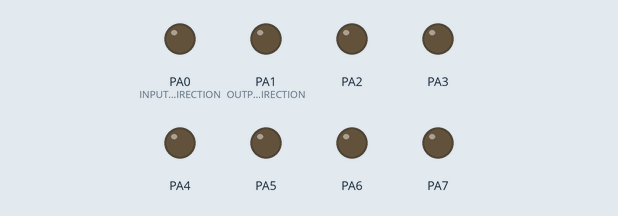
Simulated run of this program. Board: ATmega32, built with avr-gcc and emulated at 8 MHz. Shown: output pins drawn as LEDs (lit = HIGH).

Above: at 0.4 s.
At 1.4 s:
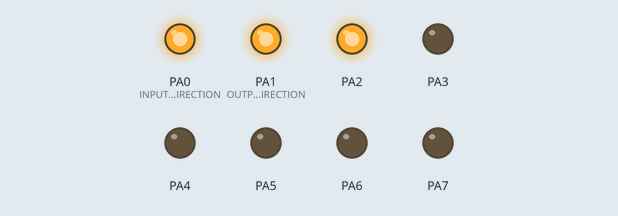
At 2.4 s:
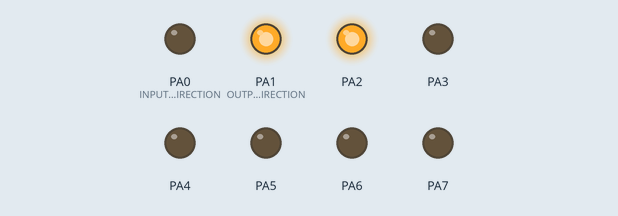
At 3.4 s:
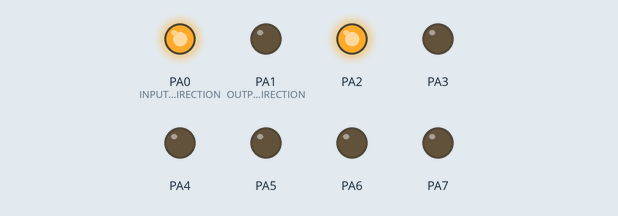
At 5.4 s:
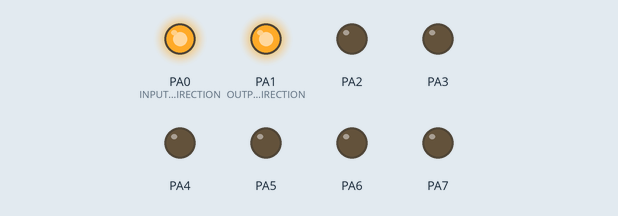
At 6.3 s:
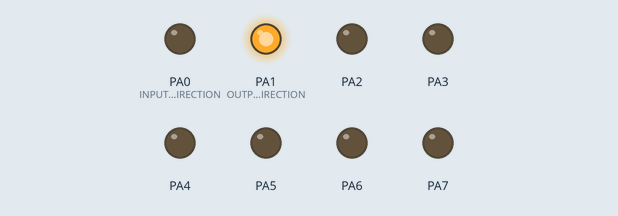
Timing chart, 0 to 7.7 s (numbered marks = the images above):
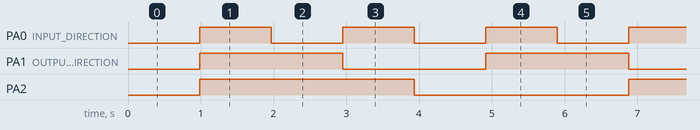

The program:

main.c
```c
//#include "LIB/types.h"
//#include "LIB/bit.h"
#define F_CPU 8000000UL			/* Define frequency here its 8MHz */
#include <avr/io.h>
#include <util/delay.h>
#include <stdlib.h>
#include <stdio.h>
#include "_TYPES_H_.h"
#include <avr/interrupt.h>
#define NO_OF_TASKS 3
volatile u8 x,y,z;

void led1(void)
{
	PORTA ^= 0x01;
}

void led2(void)
{
	PORTA ^= 0x02;
}

void led3(void)
{
	PORTA ^= 0x04;
}

typedef struct
{
	u8 periodicity;
	u8 first_delay;
	void (*ptr) (void);
}task_t;

task_t task1={1,0,led1};
task_t task2={2,0,led2};
task_t task3={3,0,led3};

task_t*arr[NO_OF_TASKS] = {&task1,&task2,&task3};

void scheduler (void)
{
	for(u8 i=0; i<NO_OF_TASKS; i++)
	{
		if(arr[i] -> first_delay == 0)
		{
			arr[i] -> ptr();
			arr[i] -> first_delay = arr[i] -> periodicity-1;
		}
		else
		{
			arr[i] -> first_delay--;
		}
	}
}

void main(void)
{
	DDRA = 0xFF;
	sei(); // Enable global interrupt
	TIMSK = (1 << TOIE0 );
	TCCR0 = (1 << CS00)|(1 << CS02);
	while(1);
}

ISR(TIMER0_OVF_vect)
{

	x++;
	if(x == 30)
	{
		scheduler();
		x=0;
	}


}
```

_TYPES_H_.h
```c
#ifndef _TYPES_H_
#define _TYPES_H_

typedef unsigned char u8;
typedef signed char s8;
typedef unsigned short int u16;
typedef signed short int s16;
typedef unsigned long int u32;
typedef signed long int s32;
typedef float f32;
typedef double f64;


#endif
```

util.h
```c
#ifndef util.h

#define util.h

#define SET_BIT(var,bit_position) var=var|(1<<bit_position)
#define CLEAR_BIT(var,bit_position) var=var& (~(1<<bit_position))
#define TOGGLE_BIT(var,bit_position) var=var^(1<<bit_position)
#define WRITE_BYTE(var,value) var=value
#define READ_BYTE(var) var
#define GET_BIT(var,bit_position) (var>>bit_position)&1

#define TOGGLE_BYTE(var) var=~(var)


#endif
```

DIO.c
```c
/*
 * DIO.c
 *
 *  Created on: ??þ/??þ/????
 *      Author: ENG. Ezzat EL-Shafey
 */
#include "DIO.h"
#include "util.h"
#include "register.h"
#include "_TYPES_H_.h"

void DIO_SET_PIN_DIRECTION(u8 PH_PORT_ID, u8 PH_PIN_ID, u8 DIRECTION)
{
	switch(PH_PORT_ID)
	{
	case PH_PORTA:// physical PORTA
		if(DIRECTION == INPUT_DIRECTION)  // direction is input
		{
			CLEAR_BIT(REG_DDRA,PH_PIN_ID);
		}
		else if(DIRECTION == OUTPUT_DIRECTION)  //direction is output
		{
			SET_BIT(REG_DDRA,PH_PIN_ID);
		}
		break;
	case PH_PORTB:// physical PORTB
		if(DIRECTION == INPUT_DIRECTION)  // direction is input
		{
			CLEAR_BIT(REG_DDRB,PH_PIN_ID);
		}
		else if(DIRECTION == OUTPUT_DIRECTION)  //direction is output
		{
			SET_BIT(REG_DDRB,PH_PIN_ID);
		}
		break;
	case PH_PORTC:// physical PORTC
		if(DIRECTION == INPUT_DIRECTION)  // direction is input
		{
			CLEAR_BIT(REG_DDRC,PH_PIN_ID);
		}
		else if(DIRECTION == OUTPUT_DIRECTION)  //direction is output
		{
			SET_BIT(REG_DDRC,PH_PIN_ID);
		}
		break;
	case PH_PORTD:   // physical PORTD
		if(DIRECTION == INPUT_DIRECTION)  // direction is input
		{
			CLEAR_BIT(REG_DDRD,PH_PIN_ID);
		}
		else if(DIRECTION == OUTPUT_DIRECTION)  //direction is output
		{
			SET_BIT(REG_DDRD,PH_PIN_ID);
		}
		break;
	}
}


void DIO_WRITE_PIN(u8 PH_PORT_ID, u8 PH_PIN_ID, u8 LEVEL)
{
	switch(PH_PORT_ID)
	{
	case PH_PORTA:// physical PORTA
		if(LEVEL == LOW_LEVEL)  //  LOW
		{
			CLEAR_BIT(REG_PORTA,PH_PIN_ID);
		}
		else if(LEVEL == HIGH_LEVEL)  // high
		{
			SET_BIT(REG_PORTA,PH_PIN_ID);
		}
		break;
	case PH_PORTB:// physical PORTB
		if(LEVEL == LOW_LEVEL)  //  LOW
		{
			CLEAR_BIT(REG_PORTB,PH_PIN_ID);
		}
		else if(LEVEL == HIGH_LEVEL)  // high
		{
			SET_BIT(REG_PORTB,PH_PIN_ID);
		}
		break;
	case PH_PORTC:// physical PORTC
		if(LEVEL == LOW_LEVEL)  //  LOW
		{
			CLEAR_BIT(REG_PORTC,PH_PIN_ID);
		}
		else if(LEVEL == HIGH_LEVEL)  // high
		{
			SET_BIT(REG_PORTC,PH_PIN_ID);
		}
		break;
	case PH_PORTD:   // physical PORTD
		if(LEVEL == LOW_LEVEL)  // LOW
		{
			CLEAR_BIT(REG_PORTD,PH_PIN_ID);
		}
		else if(LEVEL == HIGH_LEVEL)  // high
		{
			SET_BIT(REG_PORTD,PH_PIN_ID);
		}
		break;
	}
}

u8 DIO_READ_PIN(u8 PH_PORT_ID, u8 PH_PIN_ID)
{
	u8 pin_level;
	switch(PH_PORT_ID)
	{
	case PH_PORTA:// physical PORTA
		pin_level = GET_BIT(REG_PINA,PH_PIN_ID);

		break;
	case PH_PORTB:// physical PORTB
		pin_level = GET_BIT(REG_PINB,PH_PIN_ID);
		break;
	case PH_PORTC:// physical PORTC
		pin_level = GET_BIT(REG_PINC,PH_PIN_ID);
		break;
	case PH_PORTD:   // physical PORTD
		pin_level = GET_BIT(REG_PIND,PH_PIN_ID);
		break;
	}
	return pin_level;
}

void DIO_SET_PORT_DIRECTION(u8 PH_PORT_ID, u8 DIRECTION)
{
	switch(PH_PORT_ID)
	{
	case PH_PORTA:// physical PORTA
		if(DIRECTION == INPUT_DIRECTION)  // direction is input
		{
			WRITE_BYTE(REG_DDRA,INPUT_PORT_DIRECTION);
		}
		else if(DIRECTION == OUTPUT_DIRECTION)  //direction is output
		{
			WRITE_BYTE(REG_DDRA,OUTPUT_PORT_DIRECTION);
		}
		break;
	case PH_PORTB:// physical PORTB
		if(DIRECTION == INPUT_DIRECTION)  // direction is input
		{
			WRITE_BYTE(REG_DDRB,INPUT_PORT_DIRECTION);
		}
		else if(DIRECTION == OUTPUT_DIRECTION)  //direction is output
		{
			WRITE_BYTE(REG_DDRB,OUTPUT_PORT_DIRECTION);
		}
		break;
	case PH_PORTC:// physical PORTC
		if(DIRECTION == INPUT_DIRECTION)  // direction is input
		{
			WRITE_BYTE(REG_DDRC,INPUT_PORT_DIRECTION);
		}
		else if(DIRECTION == OUTPUT_DIRECTION)  //direction is output
		{
			WRITE_BYTE(REG_DDRC,OUTPUT_PORT_DIRECTION);
		}
		break;
	case PH_PORTD:   // physical PORTD
		if(DIRECTION == INPUT_DIRECTION)  // direction is input
		{
			WRITE_BYTE(REG_DDRD,INPUT_PORT_DIRECTION);
		}
		else if(DIRECTION == OUTPUT_DIRECTION)  //direction is output
		{
			WRITE_BYTE(REG_DDRD,OUTPUT_PORT_DIRECTION);
		}
		break;
	}
}

void DIO_WRITE_PORT(u8 PH_PORT_ID, u8 data)
{
	switch(PH_PORT_ID)
	{
	case PH_PORTA:// physical PORTA
			WRITE_BYTE(REG_PORTA,data);
		break;
	case PH_PORTB:// physical PORTB
			WRITE_BYTE(REG_PORTB,data);
		break;
	case PH_PORTC:// physical PORTC
			WRITE_BYTE(REG_PORTC,data);
		break;
	case PH_PORTD:   // physical PORTD
			WRITE_BYTE(REG_PORTD,data);
		break;
	}
}

u8 DIO_READ_PORT(u8 PH_PORT_ID)
{
	u8 port_level;
	switch(PH_PORT_ID)
	{
	case PH_PORTA:// physical PORTA
		port_level = READ_BYTE(REG_PINA);

		break;
	case PH_PORTB:// physical PORTB
		port_level = READ_BYTE(REG_PINB);
		break;
	case PH_PORTC:// physical PORTC
		port_level = READ_BYTE(REG_PINC);
		break;
	case PH_PORTD:   // physical PORTD
		port_level = READ_BYTE(REG_PIND);
		break;
	}
	return port_level;
}

void DIO_ACTIVATE_PIN_PULL_UP_RESISTOR(u8 PH_PORT_ID, u8 PH_PIN_ID)
{
	switch(PH_PORT_ID)
	{
	case PH_PORTA:// physical PORTA
		CLEAR_BIT(REG_DDRA,PH_PIN_ID);
		CLEAR_BIT(REG_SFIOR,2);
		SET_BIT(REG_PORTA,PH_PIN_ID);
		break;
	case PH_PORTB:// physical PORTB
		CLEAR_BIT(REG_DDRB,PH_PIN_ID);
		CLEAR_BIT(REG_SFIOR,2);
		SET_BIT(REG_PORTB,PH_PIN_ID);
		break;
	case PH_PORTC:// physical PORTC
		CLEAR_BIT(REG_DDRC,PH_PIN_ID);
		CLEAR_BIT(REG_SFIOR,2);
		SET_BIT(REG_PORTC,PH_PIN_ID);
		break;
	case PH_PORTD:   // physical PORTD
		CLEAR_BIT(REG_DDRD,PH_PIN_ID);
		CLEAR_BIT(REG_SFIOR,2);
		SET_BIT(REG_PORTD,PH_PIN_ID);
		break;
	}
}

void DIO_ACTIVATE_PORT_PULL_UP_RESISTOR(u8 PH_PORT_ID)
{
	switch(PH_PORT_ID)
	{
	case PH_PORTA:// physical PORTA
		WRITE_BYTE(REG_DDRA,INPUT_PORT_DIRECTION);
		CLEAR_BIT(REG_SFIOR,2);
		WRITE_BYTE(REG_PORTA,HIGH_PORT_LEVEL);
		break;
	case PH_PORTB:// physical PORTB
		WRITE_BYTE(REG_DDRB,INPUT_PORT_DIRECTION);
		CLEAR_BIT(REG_SFIOR,2);
		WRITE_BYTE(REG_PORTB,HIGH_PORT_LEVEL);
		break;
	case PH_PORTC:// physical PORTC
		WRITE_BYTE(REG_DDRC,INPUT_PORT_DIRECTION);
		CLEAR_BIT(REG_SFIOR,2);
		WRITE_BYTE(REG_PORTC,HIGH_PORT_LEVEL);
		break;
	case PH_PORTD:   // physical PORTD
		WRITE_BYTE(REG_DDRD,INPUT_PORT_DIRECTION);
		CLEAR_BIT(REG_SFIOR,2);
		WRITE_BYTE(REG_PORTD,HIGH_PORT_LEVEL);
		break;
	}
}

void DIO_TOGGLE_PIN(u8 PH_PORT_ID, u8 PH_PIN_ID)
{
	switch(PH_PORT_ID)
	{
	case PH_PORTA:// physical PORTA
		TOGGLE_BIT(REG_PORTA,PH_PIN_ID);
		break;
	case PH_PORTB:// physical PORTB
		TOGGLE_BIT(REG_PORTB,PH_PIN_ID);
		break;
	case PH_PORTC:// physical PORTC
		TOGGLE_BIT(REG_PORTC,PH_PIN_ID);
		break;
	case PH_PORTD:   // physical PORTD
		TOGGLE_BIT(REG_PORTD,PH_PIN_ID);
		break;
	}
}

void DIO_TOGGLE_PORT(u8 PH_PORT_ID)
{
	switch(PH_PORT_ID)
	{
	case PH_PORTA:// physical PORTA
		TOGGLE_BYTE(REG_PORTA);
		break;
	case PH_PORTB:// physical PORTB
		TOGGLE_BYTE(REG_PORTB);
		break;
	case PH_PORTC:// physical PORTC
		TOGGLE_BYTE(REG_PORTC);
		break;
	case PH_PORTD:   // physical PORTD
		TOGGLE_BYTE(REG_PORTD);
		break;
	}
}
```

DIO.h
```c
/*
 * DIO.h
 *
 *  Created on: ??þ/??þ/????
 *      Author: ENG. Ezzat EL-Shafey
 */

#ifndef DIO_H_
#define DIO_H_

#include "_TYPES_H_.h"

#define PH_PORTA 1
#define PH_PORTB 2
#define PH_PORTC 3
#define PH_PORTD 4

#define INPUT_DIRECTION 0
#define OUTPUT_DIRECTION 1
#define LOW_LEVEL 0
#define HIGH_LEVEL 1
#define INPUT_PORT_DIRECTION 0
#define OUTPUT_PORT_DIRECTION 255
#define LOW_PORT_LEVEL 0
#define HIGH_PORT_LEVEL 255

#define PIN_0 0
#define PIN_1 1
#define PIN_2 2
#define PIN_3 3
#define PIN_4 4
#define PIN_5 5
#define PIN_6 6
#define PIN_7 7


void DIO_SET_PIN_DIRECTION(u8 PH_PORT_ID, u8 PH_PIN_ID, u8 DIRECTION);
void DIO_WRITE_PIN(u8 PH_PORT_ID, u8 PH_PIN_ID, u8 LEVEL);
u8 DIO_READ_PIN(u8 PH_PORT_ID, u8 PH_PIN_ID);
void DIO_SET_PORT_DIRECTION(u8 PH_PORT_ID,u8 DIRECTION);
void DIO_WRITE_PORT(u8 PH_PORT_ID, u8 LEVEL);
u8 DIO_READ_PORT(u8 PH_PORT_ID);
void DIO_ACTIVATE_PIN_PULL_UP_RESISTOR(u8 PH_PORT_ID, u8 PH_PIN_ID);
void DIO_ACTIVATE_PORT_PULL_UP_RESISTOR(u8 PH_PORT_ID);
void DIO_TOGGLE_PIN(u8 PH_PORT_ID, u8 PH_PIN_ID);
void DIO_TOGGLE_PORT(u8 PH_PORT_ID);

#endif /* DIO_H_ */
```

register.h
```c
/*
 * register.h
 *
 *  Created on: ??þ/??þ/????
 *      Author: ENG. Ezzat EL-Shafey
 */

#ifndef REGISTER_H_
#define REGISTER_H_

#define REG_DDRA *((volatile u8*)0x3A)
#define REG_DDRB *((volatile u8*)0x37)
#define REG_DDRC *((volatile u8*)0x34)
#define REG_DDRD *((volatile u8*)0x31)

#define REG_PORTA *((volatile u8*)0x3B)
#define REG_PORTB *((volatile u8*)0x38)
#define REG_PORTC *((volatile u8*)0x35)
#define REG_PORTD *((volatile u8*)0x32)

#define REG_PINA *((volatile u8*)0x39)
#define REG_PINB *((volatile u8*)0x36)
#define REG_PINC *((volatile u8*)0x33)
#define REG_PIND *((volatile u8*)0x30)

//********************************************************

#define REG_SERG *((volatile u8*)0x5F)
#define REG_SPH *((volatile u8*)0x5E)
#define REG_SPL *((volatile u8*)0x5D)
#define REG_OCR0 *((volatile u8*)0x5C)
#define REG_GICR *((volatile u8*)0x5B)
#define REG_GIFR *((volatile u8*)0x5A)
#define REG_TIMSK *((volatile u8*)0x59)
#define REG_TIFR *((volatile u8*)0x58)
#define REG_SPMCR *((volatile u8*)0x57)
#define REG_TWCR *((volatile u8*)0x56)
#define REG_MCUCR *((volatile u8*)0x55)
#define REG_MCUCSR *((volatile u8*)0x54)
#define REG_TCCR0 *((volatile u8*)0x53)
#define REG_TCNT0 *((volatile u8*)0x52)
#define REG_OSCCAL_OCDR *((volatile u8*)0x51)
#define REG_SFIOR *((volatile u8*)0x50)
#define REG_TCCR1A *((volatile u8*)0x4F)
#define REG_TCCR1B *((volatile u8*)0x4E)
#define REG_TCNT1H *((volatile u8*)0x4D)
#define REG_TCNT1L *((volatile u8*)0x4C)
#define REG_OCR1AH *((volatile u8*)0x4B)
#define REG_OCR1AL *((volatile u8*)0x4A)
#define REG_OCR1BH *((volatile u8*)0x49)
#define REG_OCR1BL *((volatile u8*)0x48)
#define REG_ICR1H *((volatile u8*)0x47)
#define REG_ICR1L *((volatile u8*)0x46)
#define REG_TCCR2 *((volatile u8*)0x45)
#define REG_TCNT2 *((volatile u8*)0x44)
#define REG_OCR2 *((volatile u8*)0x43)
#define REG_ASSR *((volatile u8*)0x42)
#define REG_WDTCR *((volatile u8*)0x41)
#define REG_UBBRH_UCSRC *((volatile u8*)0x40)
#define REG_EEARH *((volatile u8*)0x3F)
#define REG_EEARL *((volatile u8*)0x3E)
#define REG_EEDR *((volatile u8*)0x3D)
#define REG_EECR *((volatile u8*)0x3C)
#define REG_SPDR *((volatile u8*)0x2F)
#define REG_SPSR *((volatile u8*)0x2E)
#define REG_SPCR *((volatile u8*)0x2D)
#define REG_UDR *((volatile u8*)0x2C)
#define REG_UCSRA *((volatile u8*)0x2B)
#define REG_UCSRB *((volatile u8*)0x2A)
#define REG_UBRRL *((volatile u8*)0x29)
#define REG_ACSR *((volatile u8*)0x28)
#define REG_ADMUX *((volatile u8*)0x27)
#define REG_ADCSRA *((volatile u8*)0x26)
#define REG_ADCH *((volatile u8*)0x25)
#define REG_ADCL *((volatile u8*)0x24)
#define REG_TWDR *((volatile u8*)0x23)
#define REG_TWAR *((volatile u8*)0x22)
#define REG_TWSR *((volatile u8*)0x21)
#define REG_TWBR *((volatile u8*)0x20)

#endif /* REGISTER_H_ */
```

Measured:
- by itself, PA0 (INPUT_DIRECTION): alternates HIGH for 0.98 s and LOW for 0.98 s
- by itself, PA1 (OUTPUT_DIRECTION): alternates HIGH for 2.0 s and LOW for 2.0 s
- by itself, PA2: alternates HIGH for 2.9 s and LOW for 2.9 s
